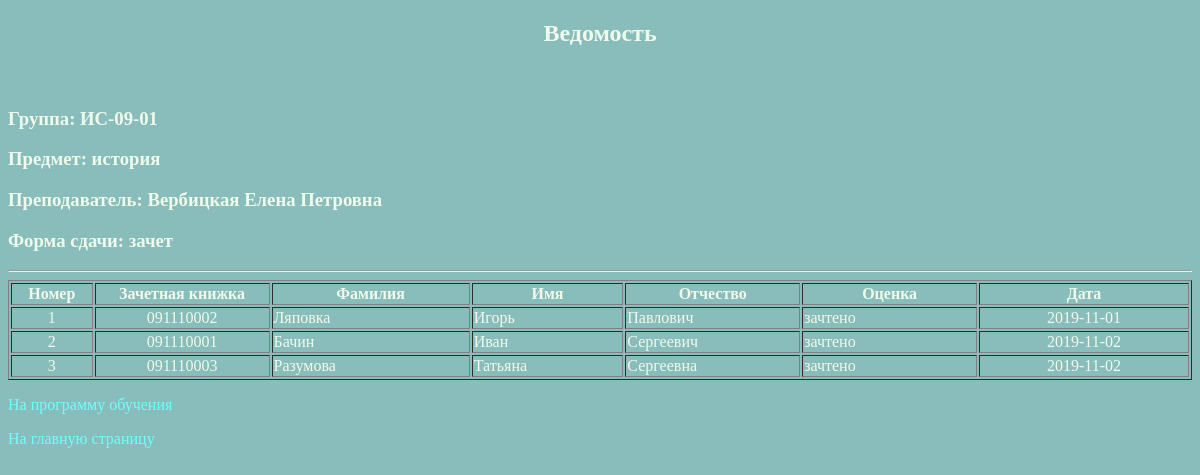
Page /project/exam_marks_view.php?groups_subjects=3 on the committed database.
### tables this page shows
CREATE TABLE IF NOT EXISTS `groups` (
  `group_id` smallint(6) NOT NULL AUTO_INCREMENT,
  `group_name` char(10) DEFAULT NULL,
  PRIMARY KEY (`group_id`)
);

CREATE TABLE IF NOT EXISTS `subjects` (
  `subj_id` smallint(6) NOT NULL AUTO_INCREMENT,
  `subj_name` char(50) DEFAULT NULL,
  `hour` smallint(6) DEFAULT NULL,
  PRIMARY KEY (`subj_id`)
);

CREATE TABLE IF NOT EXISTS `lecturers` (
  `lec_id` smallint(6) NOT NULL AUTO_INCREMENT,
  `surname` char(20) DEFAULT NULL,
  `name` char(15) DEFAULT NULL,
  `patronymic` char(20) DEFAULT NULL,
  `post` tinyint(4) DEFAULT NULL,
  `faculty` tinyint(4) DEFAULT NULL,
  PRIMARY KEY (`lec_id`),
  KEY `post` (`post`),
  KEY `faculty` (`faculty`)
);

CREATE TABLE IF NOT EXISTS `groups_subjects` (
  `gr_sub_id` smallint(6) NOT NULL AUTO_INCREMENT,
  `group_name` smallint(6) DEFAULT NULL,
  `subject` smallint(6) DEFAULT NULL,
  `lecturer` smallint(6) DEFAULT NULL,
  `exam_test` enum('экзамен','зачет') DEFAULT NULL,
  PRIMARY KEY (`gr_sub_id`)
);

CREATE TABLE IF NOT EXISTS `students` (
  `stud_id` smallint(6) NOT NULL AUTO_INCREMENT,
  `group_name` smallint(6) NOT NULL,
  `number` char(9) NOT NULL,
  `surname` char(15) DEFAULT NULL,
  `name` char(10) DEFAULT NULL,
  `patronymic` char(15) DEFAULT NULL,
  `gender` enum('м','ж') DEFAULT NULL,
  `birthday` date DEFAULT NULL,
  PRIMARY KEY (`stud_id`),
  UNIQUE KEY `number` (`number`) USING BTREE,
  KEY `group` (`group_name`)
);

CREATE TABLE IF NOT EXISTS `marks` (
  `mark_id` tinyint(4) NOT NULL,
  `mark` char(20) DEFAULT NULL,
  PRIMARY KEY (`mark_id`)
);

CREATE TABLE IF NOT EXISTS `exam_marks` (
  `exam_mark_id` int(11) NOT NULL AUTO_INCREMENT,
  `group_subj` smallint(6) DEFAULT NULL,
  `student` smallint(6) DEFAULT NULL,
  `mark` tinyint(4) DEFAULT NULL,
  `date_exam` date DEFAULT NULL,
  PRIMARY KEY (`exam_mark_id`)
);

### project/exam_marks_view.php (the view, shortened to what this page needs)
<?php require_once('Connections/studies_date.php'); ?>
<?php
$colname_groups_subjects = "-1";
if (isset($_GET['groups_subjects'])) {
$colname_groups_subjects = (get_magic_quotes_gpc()) ?
$_GET['groups_subjects'] : addslashes($_GET['groups_subjects']);
}
mysqli_select_db($studies_date, $database_studies_date);
$query_groups_subjects = sprintf("SELECT groups.group_name, subjects.subj_name,
lecturers.surname, lecturers.name, lecturers.patronymic, groups_subjects.exam_test,
groups_subjects.gr_sub_id
FROM groups, subjects, lecturers, groups_subjects
WHERE groups_subjects.gr_sub_id = %s
AND groups_subjects.group_name = groups.group_id
AND groups_subjects.subject = subjects.subj_id
AND groups_subjects.lecturer = lecturers.lec_id",
$colname_groups_subjects);
$groups_subjects = mysqli_query($studies_date, $query_groups_subjects) or die($studies_date->error);
$row_groups_subjects = mysqli_fetch_assoc($groups_subjects);
mysqli_select_db($studies_date, $database_studies_date);
$query_exam_student = sprintf("SELECT exam_marks.exam_mark_id, students.number,
students.surname, students.name, students.patronymic, marks.mark, exam_marks.date_exam
FROM students, exam_marks, marks
WHERE exam_marks.group_subj = %s AND exam_marks.student = students.stud_id
AND exam_marks.mark = marks.mark_id
ORDER BY surname, name, patronymic  ASC", $colname_groups_subjects);
$exam_student = mysqli_query($studies_date, $query_exam_student) or die($studies_date->error);
$row_exam_student = mysqli_fetch_assoc($exam_student);
$totalRows_exam_student = mysqli_num_rows($exam_student);
?>
<!DOCTYPE html>
<html>
<head>
	<link href="styles.css" rel="stylesheet" type="text/css" charset="utf-8">
</head>
<body>
	<h2>Ведомость</h2>
<h3>&nbsp;</h3>
      <h3>Группа: <?php echo $row_groups_subjects['group_name']; ?></h3>
      <h3>Предмет: <?php echo $row_groups_subjects['subj_name']; ?></h3>
      <h3>Преподаватель: <?php echo $row_groups_subjects['surname'], " ",
      $row_groups_subjects['name'], " ", $row_groups_subjects['patronymic']; ?></h3>
      <h3>Форма сдачи: <?php echo $row_groups_subjects['exam_test']; ?></h3>
	<hr>
	<?php if ($totalRows_exam_student > 0) {  ?>
	      <table width="100%"  border="1" cellspacing="2" cellpadding="1">
            <tr>
              <th width="7%" scope="col">Номер</th>
              <th width="15%" scope="col">Зачетная книжка </th>
              <th width="17%" scope="col">Фамилия</th>
              <th width="13%" scope="col">Имя</th>
              <th width="15%" scope="col">Отчество</th>
              <th width="15%" scope="col">Оценка</th>
              <th width="21%" scope="col">Дата</th>
            </tr>
<?php $i=1 ?>
<?php do { ?>
            <tr>
              <td class="number"><?php echo $i; ?></td>
              <td class="number"><?php echo $row_exam_student['number']; ?></td>
              <td><?php echo $row_exam_student['surname']; ?></td>
              <td><?php echo $row_exam_student['name']; ?></td>
              <td><?php echo $row_exam_student['patronymic']; ?></td>
               <td><?php echo $row_exam_student['mark']; ?></td>
              <td class="number"><?php echo $row_exam_student['date_exam']; ?></td>
            </tr>
<?php $i++ ?>
<?php } while ($row_exam_student = mysqli_fetch_assoc($exam_student)); ?>
          </table>
<?php }  ?>
<p><a href="group_subject?groups_subjects=<?php echo $row_groups_subjects['gr_sub_id']; ?>
">На программу обучения</a></p>
<p><a href="/">На главную страницу</a> </p>
</body>
</html>

### project/styles.css (style rules this page uses)
body { background-color: #89bdbb; color: #effaea; }
h2 { text-align: center; }
.number { text-align: center; }
a { color: #6DFFFF; text-decoration: none; transition: color 1s, border 0.5s; }

### rows in the picture
groups: group_name "ИС-09-01", subjects.subj_name "история", lecturers.surname "Вербицкая", lecturers.name "Елена", lecturers.patronymic "Петровна", groups_subjects.exam_test "зачет"
students: number "091110002", surname "Ляповка", name "Игорь", patronymic "Павлович", marks.mark "зачтено", exam_marks.date_exam "2019-11-01"
students: number "091110001", surname "Бачин", name "Иван", patronymic "Сергеевич", marks.mark "зачтено", exam_marks.date_exam "2019-11-02"
students: number "091110003", surname "Разумова", name "Татьяна", patronymic "Сергеевна", marks.mark "зачтено", exam_marks.date_exam "2019-11-02"
